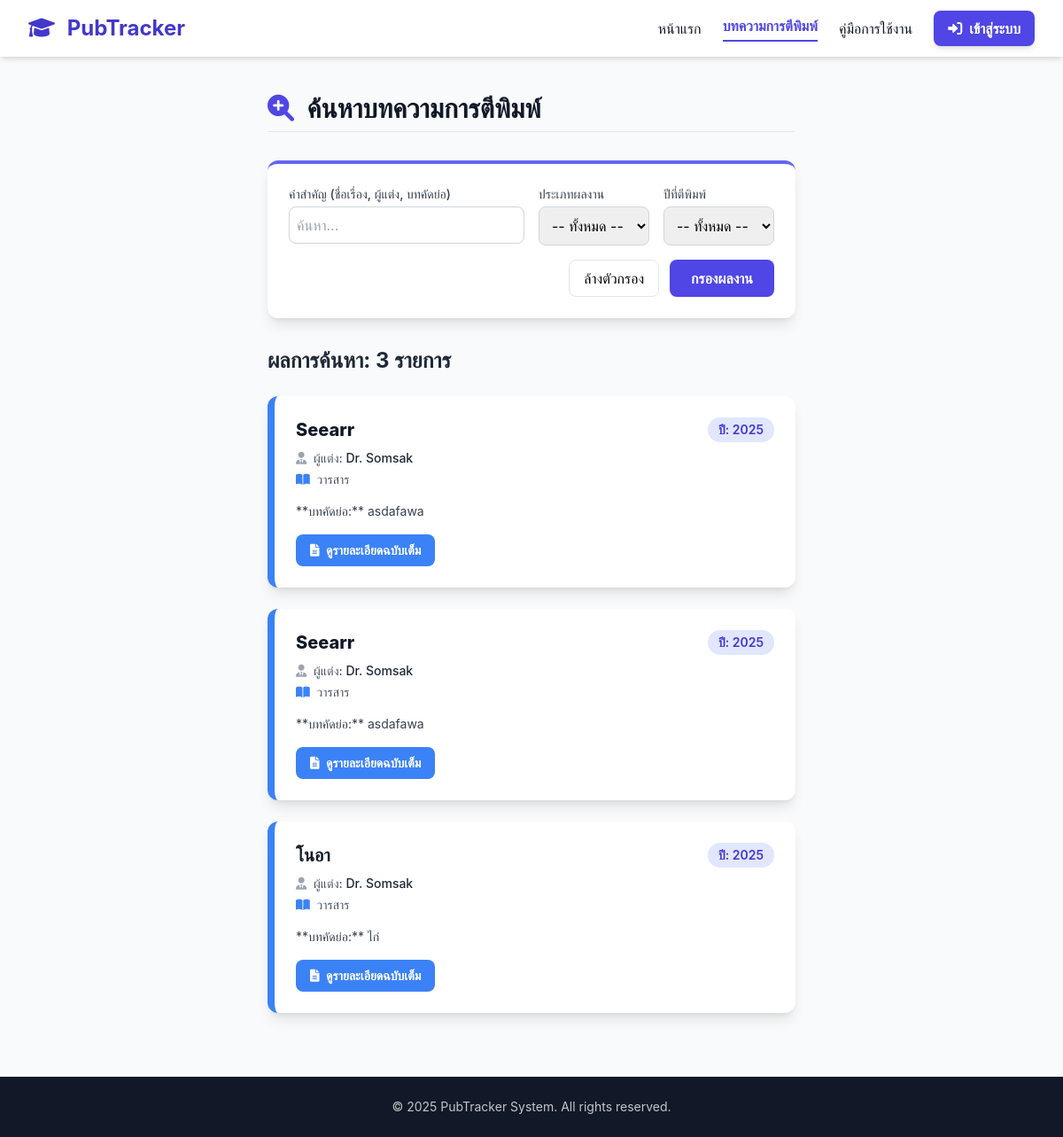
Page /public_publications.php on the committed database.
### tables this page shows
CREATE TABLE `publications` (
  `PubID` int(11) NOT NULL,
  `PubName` varchar(255) NOT NULL,
  `PubDetail` text,
  `PubType` varchar(100) DEFAULT NULL,
  `PubStatus` enum('Draft','Pending','Published','Rejected') DEFAULT 'Draft',
  `PubDate` date DEFAULT NULL,
  `User_id` int(11) NOT NULL,
  `Created_at` timestamp NOT NULL DEFAULT CURRENT_TIMESTAMP
);

CREATE TABLE `users` (
  `User_Id` int(11) NOT NULL,
  `UserName` varchar(100) NOT NULL,
  `UserEmail` varchar(100) NOT NULL,
  `UserPass` varchar(255) NOT NULL,
  `UserRole` enum('Admin','Officer','Teacher') NOT NULL,
  `Created_at` timestamp NOT NULL DEFAULT CURRENT_TIMESTAMP
);

### public_publications.php (the view, shortened to what this page needs)
<?php
include('auth_config.php');
$search_keyword = trim($_GET['keyword'] ?? '');
$publications = [];
try {
    $sql = "
        SELECT
            p.PubID,
            p.PubName,
            p.PubDetail,
            p.PubType,
            p.PubStatus,
            p.PubDate,
            u.UserName
        FROM publications p
        JOIN users u ON p.User_id = u.User_Id
        WHERE p.PubStatus = 'Published'
    ";
    $params = [];
    $sql .= " ORDER BY p.PubDate DESC, p.PubName ASC";
    $stmt = $pdo->prepare($sql);
    $stmt->execute($params);
    $publications = $stmt->fetchAll(PDO::FETCH_ASSOC);
} catch (\PDOException $e) {
    $error_message = "❌ เกิดข้อผิดพลาดในการดึงข้อมูล: " . $e->getMessage();
}
function format_pub_type($type) {
    switch ($type) {
        case 'Journal': return '<i class="fas fa-book-open text-blue-500 mr-1"></i> วารสาร';
    }
}
?>
<!DOCTYPE html>
<html lang="th">
<head>
    <script src="https://cdn.tailwindcss.com"></script>
    <link rel="stylesheet" href="https://cdnjs.cloudflare.com/ajax/libs/font-awesome/6.0.0-beta3/css/all.min.css">
</head>
<body class="bg-gray-50">
<div class="min-h-screen flex flex-col">
    <header class="bg-white shadow-md sticky top-0 z-10">
        <div class="max-w-7xl mx-auto px-4 sm:px-6 lg:px-8">
            <div class="flex justify-between items-center h-16">
                <a href="index.php" class="text-2xl font-bold text-indigo-700"><i class="fas fa-graduation-cap mr-2"></i> PubTracker</a>
                <nav class="hidden md:flex space-x-6 items-center">
                    <a href="index.php" class="text-gray-900 hover:text-indigo-600">หน้าแรก</a>
                    <a href="public_publications.php" class="text-indigo-600 font-semibold border-b-2 border-indigo-600 pb-1">บทความการตีพิมพ์</a>
                    <a href="user_manual.php" class="text-gray-900 hover:text-indigo-600">คู่มือการใช้งาน</a>
                    <a href="login.php" class="px-4 py-2 bg-indigo-600 text-white font-semibold rounded-lg shadow-md hover:bg-indigo-700">
                        <i class="fas fa-sign-in-alt mr-1"></i> เข้าสู่ระบบ
                    </a>
                </nav>
            </div>
        </div>
    </header>
    <main class="flex-grow max-w-7xl mx-auto px-4 sm:px-6 lg:px-8 py-10">
        <h1 class="text-3xl font-extrabold text-gray-900 mb-8 border-b pb-2"><i class="fas fa-search-plus text-indigo-600 mr-2"></i> ค้นหาบทความการตีพิมพ์</h1>
        <form method="GET" action="public_publications.php" class="bg-white p-6 rounded-xl shadow-lg mb-8 border-t-4 border-indigo-500">
            <div class="grid grid-cols-1 md:grid-cols-4 gap-4">
                <div class="md:col-span-2">
                    <label for="keyword" class="block text-sm font-medium text-gray-700 mb-1">คำสำคัญ (ชื่อเรื่อง, ผู้แต่ง, บทคัดย่อ)</label>
                    <input type="text" name="keyword" id="keyword" value="<?= htmlspecialchars($search_keyword) ?>" placeholder="ค้นหา..." class="w-full p-2 border border-gray-300 rounded-lg">
                </div>
                <div>
                    <label for="type" class="block text-sm font-medium text-gray-700 mb-1">ประเภทผลงาน</label>
                    <select name="type" id="type" class="w-full p-2.5 border border-gray-300 rounded-lg">
                        <option value="">-- ทั้งหมด --</option>
                    </select>
                </div>
                <div>
                    <label for="year" class="block text-sm font-medium text-gray-700 mb-1">ปีที่ตีพิมพ์</label>
                    <select name="year" id="year" class="w-full p-2.5 border border-gray-300 rounded-lg">
                        <option value="">-- ทั้งหมด --</option>
                    </select>
                </div>
            </div>
            <div class="flex justify-end mt-4 space-x-3">
                <a href="public_publications.php" class="px-4 py-2 border rounded-lg hover:bg-gray-100">ล้างตัวกรอง</a>
                <button type="submit" class="px-6 py-2 bg-indigo-600 text-white font-semibold rounded-lg hover:bg-indigo-700">กรองผลงาน</button>
            </div>
        </form>
        <h2 class="text-2xl font-bold text-gray-800 mb-6">ผลการค้นหา: <?= number_format(count($publications)) ?> รายการ</h2>
        <?php if (empty($publications)): ?>
            <div class="p-8 text-center text-gray-500 italic border border-dashed rounded-xl bg-white">ไม่พบผลงานที่ตรงกับเงื่อนไขการค้นหาของคุณ</div>
        <?php else: ?>
            <div class="space-y-6">
                <?php foreach ($publications as $pub): ?>
                    <div class="bg-white p-6 rounded-xl shadow-lg hover:shadow-xl transition border-l-8 border-blue-500">
                        <div class="flex justify-between items-start mb-2">
                            <h3 class="text-xl font-extrabold text-gray-900"><?= htmlspecialchars($pub['PubName']) ?></h3>
                            <span class="text-sm font-semibold px-3 py-1 rounded-full bg-indigo-100 text-indigo-700">ปี: <?= date('Y', strtotime($pub['PubDate'])) ?></span>
                        </div>
                        <div class="text-sm text-gray-600 space-y-1 mb-4">
                            <p class="font-medium"><i class="fas fa-user-tie text-gray-400 mr-1"></i> ผู้แต่ง: <span class="text-gray-800"><?= htmlspecialchars($pub['UserName']) ?></span></p>
                            <p class="font-medium"><?= format_pub_type($pub['PubType']) ?></p>
                        </div>
                        <p class="text-gray-700 text-sm line-clamp-3 mb-4">
                            **บทคัดย่อ:** <?= htmlspecialchars(substr($pub['PubDetail'], 0, 200)) ?><?= strlen($pub['PubDetail']) > 200 ? '...' : '' ?>
                        </p>
                        <a href="public_detail.php?id=<?= $pub['PubID'] ?>" class="inline-block px-4 py-2 bg-blue-500 text-white font-semibold rounded-lg hover:bg-blue-600 text-sm">
                            <i class="fas fa-file-alt mr-1"></i> ดูรายละเอียดฉบับเต็ม
                        </a>
                    </div>
                <?php endforeach; ?>
            </div>
        <?php endif; ?>
    </main>
    <footer class="bg-gray-900 text-white py-6 mt-8">
        <div class="max-w-7xl mx-auto px-4 text-center text-sm opacity-75">&copy; <?= date('Y') ?> PubTracker System. All rights reserved.</div>
    </footer>
</div>
</body>
</html>

### public_publications.php (style rules this page uses)
body { font-family: 'Inter', 'Tahoma', sans-serif; }

### rows in the picture
publications: PubName "Seearr", PubDate "2025", User.UserName "Dr. Somsak", PubType "Journal" (drawn), PubDetail "asdafawa"
publications: PubName "Seearr", PubDate "2025", User.UserName "Dr. Somsak", PubType "Journal" (drawn), PubDetail "asdafawa"
publications: PubName "โนอา", PubDate "2025", User.UserName "Dr. Somsak", PubType "Journal" (drawn), PubDetail "ไก่"

### other values in the picture
count($publications) "3"
